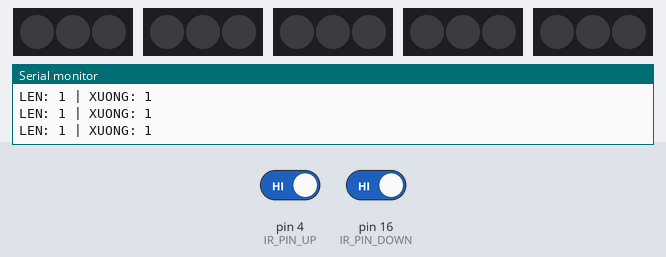
The sketch below on a simulated Arduino Uno, built with avr-gcc and run on an emulated ATmega328P. Shown: 5 × 3 RGB LEDs in strip order, left to right, the last lines printed to the serial monitor. The test bench sets the inputs (shaded band); at power-on: pin 4 (IR_PIN_UP) HIGH, pin 16 (IR_PIN_DOWN) HIGH.

Above: at 1.2 s.
1.3 s: pin 4 (IR_PIN_UP) driven LOW
At 1.48 s:
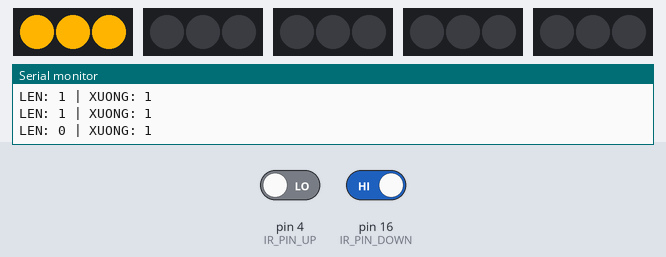
At 2.9 s:
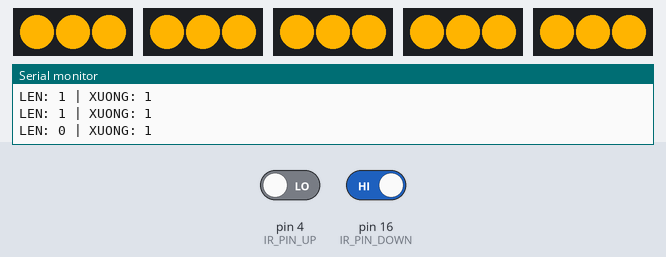
4.3 s: pin 4 (IR_PIN_UP) driven HIGH
6.9 s: pin 16 (IR_PIN_DOWN) driven LOW
At 9.66 s:
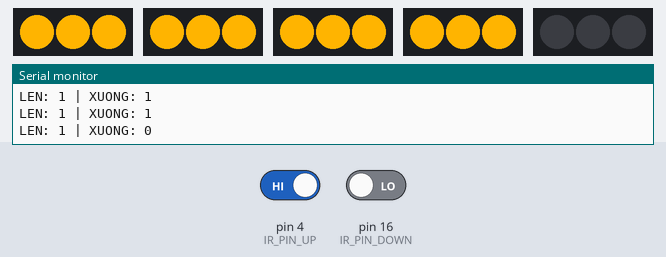
Timing chart, 0 to 15.9 s (numbered marks = the images above; inputs shaded):
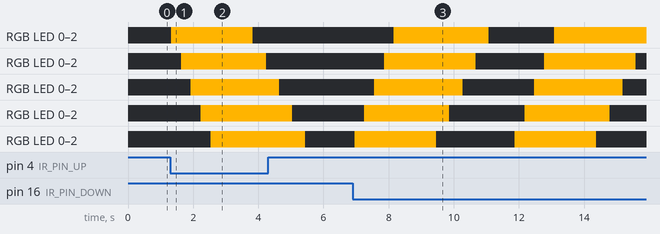

Measured:
- after the input at 1.3 s, RGB LED 0–2: off → RGB(255, 180, 0) at once, → off 2.5 s later; RGB LED 0–2: off → RGB(255, 180, 0) after 0.33 s, → off 2.6 s later; RGB LED 0–2: off → RGB(255, 180, 0) after 0.63 s; RGB LED 0–2: off → RGB(255, 180, 0) after 0.93 s; RGB LED 0–2: off → RGB(255, 180, 0) after 1.2 s
- after the input at 6.9 s, RGB LED 0, RGB LED 1: off → RGB(255, 180, 0) after 1.3 s, → off 2.9 s later, → RGB(255, 180, 0) 2.0 s later

The sketch:

LED-STAIR.ino
```cpp
#include <FastLED.h>

#define IR_PIN_UP    4
#define IR_PIN_DOWN  16
#define NUM_STRIPS   5
#define LEDS_PER_STRIP 3  // Chỉnh lại nếu strip có số LED khác

CRGB leds[NUM_STRIPS][LEDS_PER_STRIP];

// Màu vàng ấm — chỉnh số này nếu muốn vàng đậm/nhạt hơn
#define MAU_VANG CRGB(255, 180, 0)

void tatTatCa() {
  for (int i = 0; i < NUM_STRIPS; i++)
    fill_solid(leds[i], LEDS_PER_STRIP, CRGB::Black);
  FastLED.show();
}

void batStrip(int i) {
  fill_solid(leds[i], LEDS_PER_STRIP, MAU_VANG);
  FastLED.show();
}

void tatStrip(int i) {
  fill_solid(leds[i], LEDS_PER_STRIP, CRGB::Black);
  FastLED.show();
}

void setup() {
  Serial.begin(115200);
  pinMode(IR_PIN_UP,   INPUT);
  pinMode(IR_PIN_DOWN, INPUT);

  FastLED.addLeds<WS2812B, 13, GRB>(leds[0], LEDS_PER_STRIP);
  FastLED.addLeds<WS2812B, 32, GRB>(leds[1], LEDS_PER_STRIP);
  FastLED.addLeds<WS2812B, 14, GRB>(leds[2], LEDS_PER_STRIP);
  FastLED.addLeds<WS2812B, 27, GRB>(leds[3], LEDS_PER_STRIP);
  FastLED.addLeds<WS2812B, 26, GRB>(leds[4], LEDS_PER_STRIP);

  tatTatCa();
  Serial.println("Khoi dong xong.");
}

void loop() {
  int len   = digitalRead(IR_PIN_UP);
  int xuong = digitalRead(IR_PIN_DOWN);

  Serial.print("LEN: "); Serial.print(len);
  Serial.print(" | XUONG: "); Serial.println(xuong);

  // Đi LÊN: sáng 1→5 rồi tắt 1→5
  if (len == 0) {
    for (int i = 0; i < NUM_STRIPS; i++) {
      batStrip(i); delay(300);
    }
    delay(1000);
    for (int i = 0; i < NUM_STRIPS; i++) {
      tatStrip(i); delay(400);
    }
    delay(300);
  }

  // Đi XUỐNG: sáng 5→1 rồi tắt 5→1
  if (xuong == 0) {
    for (int i = NUM_STRIPS - 1; i >= 0; i--) {
      batStrip(i); delay(300);
    }
    delay(1000);
    for (int i = NUM_STRIPS - 1; i >= 0; i--) {
      tatStrip(i); delay(400);
    }
    delay(300);
  }

  else { tatTatCa(); }

  delay(100);
}
```
